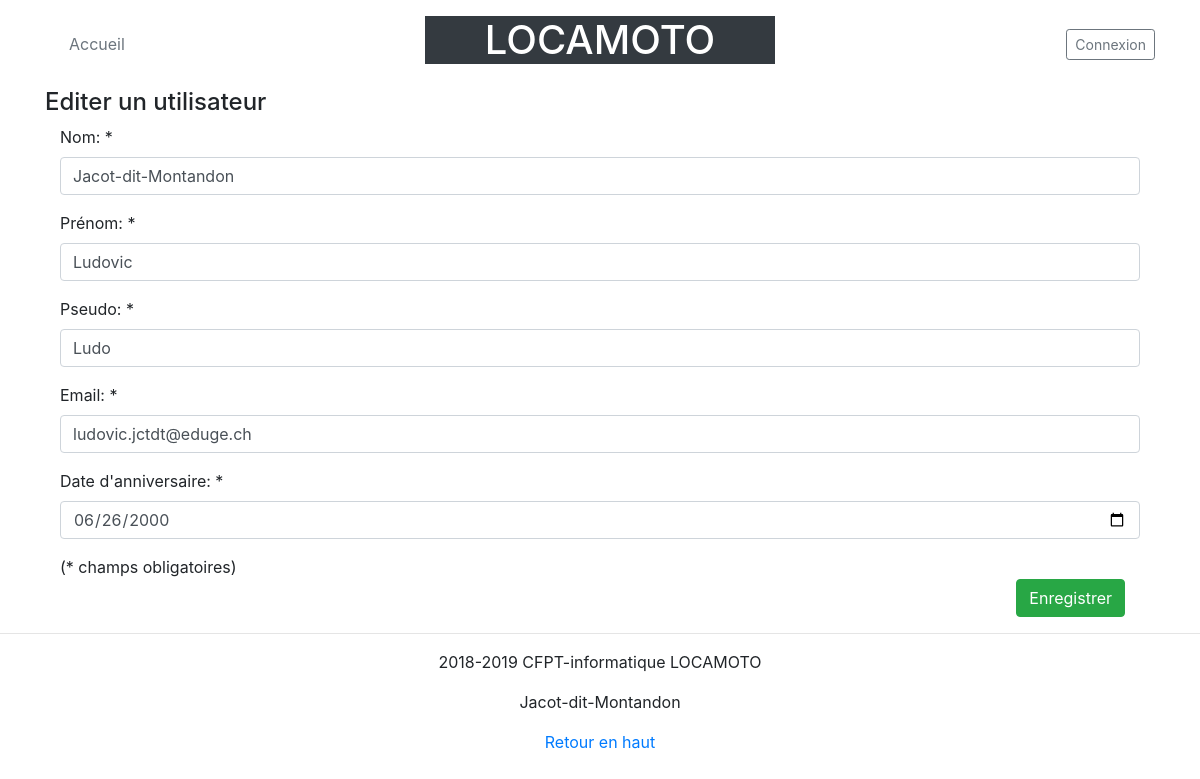
The page /www/saveuser.php?idUser=1 on the database its author committed.
### tables this page shows
CREATE TABLE `utilisateurs` (
  `idUtilisateur` int(11) NOT NULL AUTO_INCREMENT,
  `Nom` varchar(45) DEFAULT NULL,
  `Prenom` varchar(45) DEFAULT NULL,
  `Pseudo` varchar(45) DEFAULT NULL,
  `MotDePasse` varchar(100) DEFAULT NULL,
  `Email` varchar(45) DEFAULT NULL,
  `DateNaissance` date DEFAULT NULL,
  `Statut` int(11) DEFAULT '1',
  PRIMARY KEY (`idUtilisateur`)
);

### www/saveuser.php (called while the page is built, shortened)
<?php
require_once('model/users.php');
if(isset($_GET["idUser"])){
    $idUser = $_GET["idUser"];
    $user = getUserById($idUser);
    $lastname = $user["Nom"];
    $firstname = $user["Prenom"];
    $pseudo = $user["Pseudo"];
    $email = $user["Email"];
    $birthday = $user["DateNaissance"];
}
include 'view/userform.php';

### www/model/users.php (called while the page is built, shortened)
<?php
function getUserById($idUser) {
    $db = connectDb();
    $sql = "SELECT `Nom`, `Prenom`, `Pseudo`, `MotDePasse`, `Email`, `DateNaissance`, `Statut` FROM utilisateurs WHERE idUtilisateur = :idUser";
	$request = $db->prepare($sql);
	try{
		$request->bindParam(":idUser", $idUser, PDO::PARAM_INT);
		$request->execute();
		return $request->fetch();
	}
	catch (PDOException $e) {
        echo 'Problème de lecture de la base de données: '.$e->getMessage();
		return false;
	}
}

### www/view/userform.php (the view, shortened to what this page needs)
<!doctype html>
<html>
<head>
    <link href="css/bootstrap/bootstrap.min.css" rel="stylesheet" type="text/css" />
    <link href="css/style.css" rel="stylesheet" type="text/css" />
</head>
<body>
    <div class="container">
        <header class="blog-header py-3">
            <div class="row flex-nowrap justify-content-between align-items-center">
                <div class="col-4 ">
                <?php include "navigation.php";?>
                </div>
                <div class="col-4 text-center">
                    <h1 class="btn-dark">LOCAMOTO</h1>
                </div>
                <div class="col-4 d-flex justify-content-end align-items-center">
                    <?php if (isset($_SESSION["login"])) { ?>
                        <a href="logout.php"><button type="button" class="btn btn-sm btn-outline-secondary">Déconnexion</button></a>
                    <?php } else { ?>
                        <button type="button" class="btn btn-sm btn-outline-secondary" data-toggle="modal" data-target="#loginModal">Connexion</button>
                    <?php } ?>
                </div>
            </div>
        </header>
        <div class="row">
            <div class="col-sm-10">
                <h4>Editer un utilisateur</h4>
            </div>
        </div>
        <form action="saveuser.php" method="POST" class="form-horizontal">
            <div class="form-group">
                <label class="control-label col-sm-3" for="lastname">Nom: *</label>
                <div class="col-sm-12">
                    <input class="form-control" type="text" name="lastname" id="lastname" value="<?php if(isset($lastname)){echo $lastname;} ?>" />
                </div>
            </div>
            <div class="form-group">
                <label class="control-label col-sm-3" for="firstname">Prénom: *</label>
                <div class="col-sm-12">
                    <input class="form-control" type="text" name="firstname" id="firstname" value="<?php if(isset($firstname)){echo $firstname;} ?>" />
                </div>
            </div>
            <div class="form-group">
                <label class="control-label col-sm-3" for="pseudo">Pseudo: *</label>
                <div class="col-sm-12">
                    <input class="form-control" type="text" name="pseudo" id="pseudo" value="<?php if(isset($pseudo)){ echo $pseudo;} ?>" />
                </div>
            </div>
            <div class="form-group">
                <label class="control-label col-sm-3" for="email">Email: *</label>
                <div class="col-sm-12">
                    <input class="form-control" type="text" name="email" id="email" value="<?php if(isset($email)){echo $email;} ?>" />
                </div>
            </div>
            <div class="form-group">
                <label class="control-label col-sm-3" for="birthday">Date d'anniversaire: *</label>
                <div class="col-sm-12">
                    <input class="form-control" type="date" name="birthday" id="birthday" value="<?php if(isset($birthday)){echo $birthday;} ?>" />
                </div>
            </div>
            <div class="form-group">
                <div class="col-sm-3">
                (* champs obligatoires)<br>
                </div>
                <div class="col-sm-12 row justify-content-end">
                    <input class="btn btn-success" type="submit" name="submit" value="Enregistrer" />
                </div>
            </div>
        </form>
    </div>
    <footer class="blog-footer text-center">
        <hr>
        <p>2018-2019 CFPT-informatique LOCAMOTO</p>
        <p>Jacot-dit-Montandon</p>
        <p>
            <a href="#">Retour en haut</a>
        </p>
    </footer>
</body>
</html>

### rows shown on the page
utilisateurs: lastname "Jacot-dit-Montandon", firstname "Ludovic", pseudo "Ludo", email "ludovic.jctdt@eduge.ch", birthday "06/26/2000"
